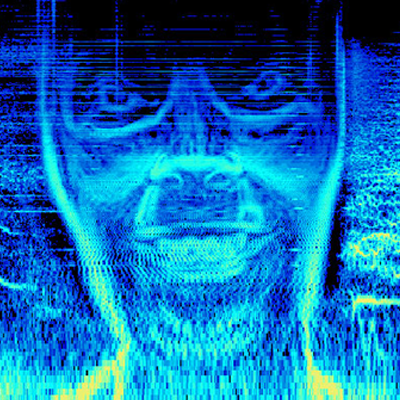
#> input picture aphextwin.png, 400 x 400 px
$ python img2spect.py aphextwin.png
#> lines starting #> are read from the running program, lines starting #| are printed output that depends on the picture
from PIL import Image
from scipy import ndimage
from scipy.io import wavfile
import numpy as np
import os, sys

#Get user input.
filename = sys.argv[1]

#Import image file as grayscale numpy array.
img = Image.open(filename).convert("L")
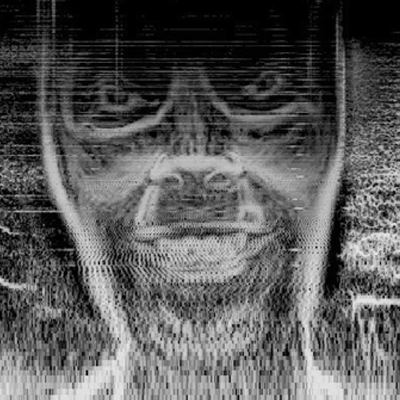
#> img: PIL image 400x400 L; min 0, max 237, mean 89.7
img = np.array(img)
img = ndimage.rotate(img, -90)
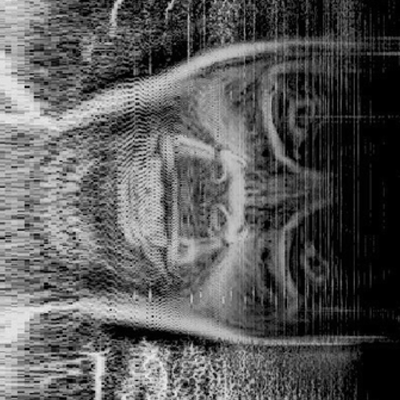
#> img: shape (400, 400); min 0, max 237, mean 89.7
w, h = img.shape
#> w = 400; h = 400

#Transform image data to frequency domain.
wav = np.fft.irfft(img, h * 2, axis = 1).reshape((w * h * 2))

#Save as WAV file.
wavfile.write(os.path.splitext(filename)[0] + ".wav", 44100, wav)
